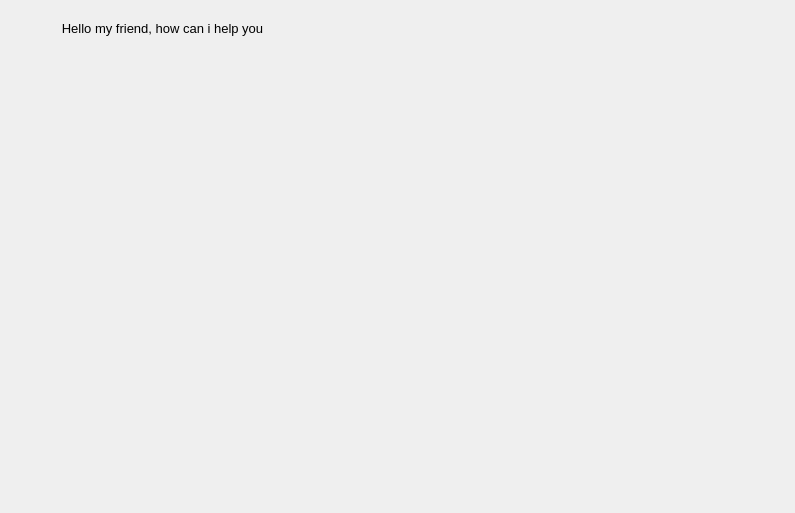
                  <widget class="QWidget" name="scrollAreaWidgetContents">
                   <property name="geometry">
                    <rect>
                     <x>0</x>
                     <y>0</y>
                     <width>795</width>
                     <height>513</height>
                    </rect>
                   </property>
                   <widget class="QWidget" name="layoutWidget">
                    <property name="geometry">
                     <rect>
                      <x>10</x>
                      <y>10</y>
                      <width>264</width>
                      <height>37</height>
                     </rect>
                    </property>
                    <layout class="QHBoxLayout" name="horizontalLayout_7">
                     <item>
                      <widget class="QLabel" name="label_4">
                       <property name="maximumSize">
                        <size>
                         <width>35</width>
                         <height>35</height>
                        </size>
                       </property>
                       <property name="text">
                        <string/>
                       </property>
                       <property name="pixmap">
                        <pixmap resource="resource.qrc">:/Icons/Icons/13041701241579605654-128.png</pixmap>
                       </property>
                       <property name="scaledContents">
                        <bool>true</bool>
                       </property>
                      </widget>
                     </item>
                     <item>
                      <widget class="QLabel" name="label_10">
                       <property name="font">
                        <font>
                         <pointsize>10</pointsize>
                        </font>
                       </property>
                       <property name="text">
                        <string>   Hello my friend, how can i help you </string>
                       </property>
                      </widget>
                     </item>
                    </layout>
                   </widget>
                  </widget>
